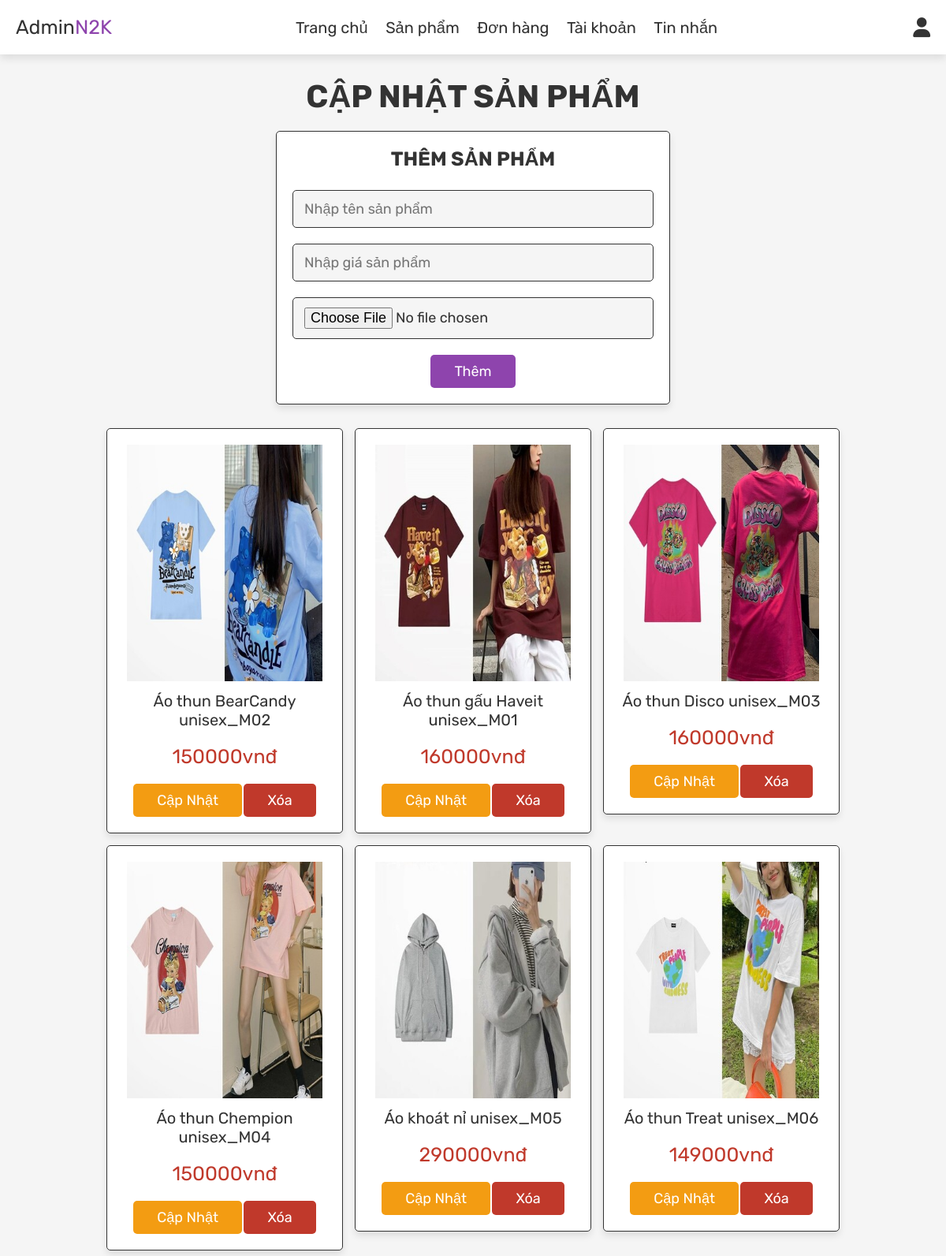
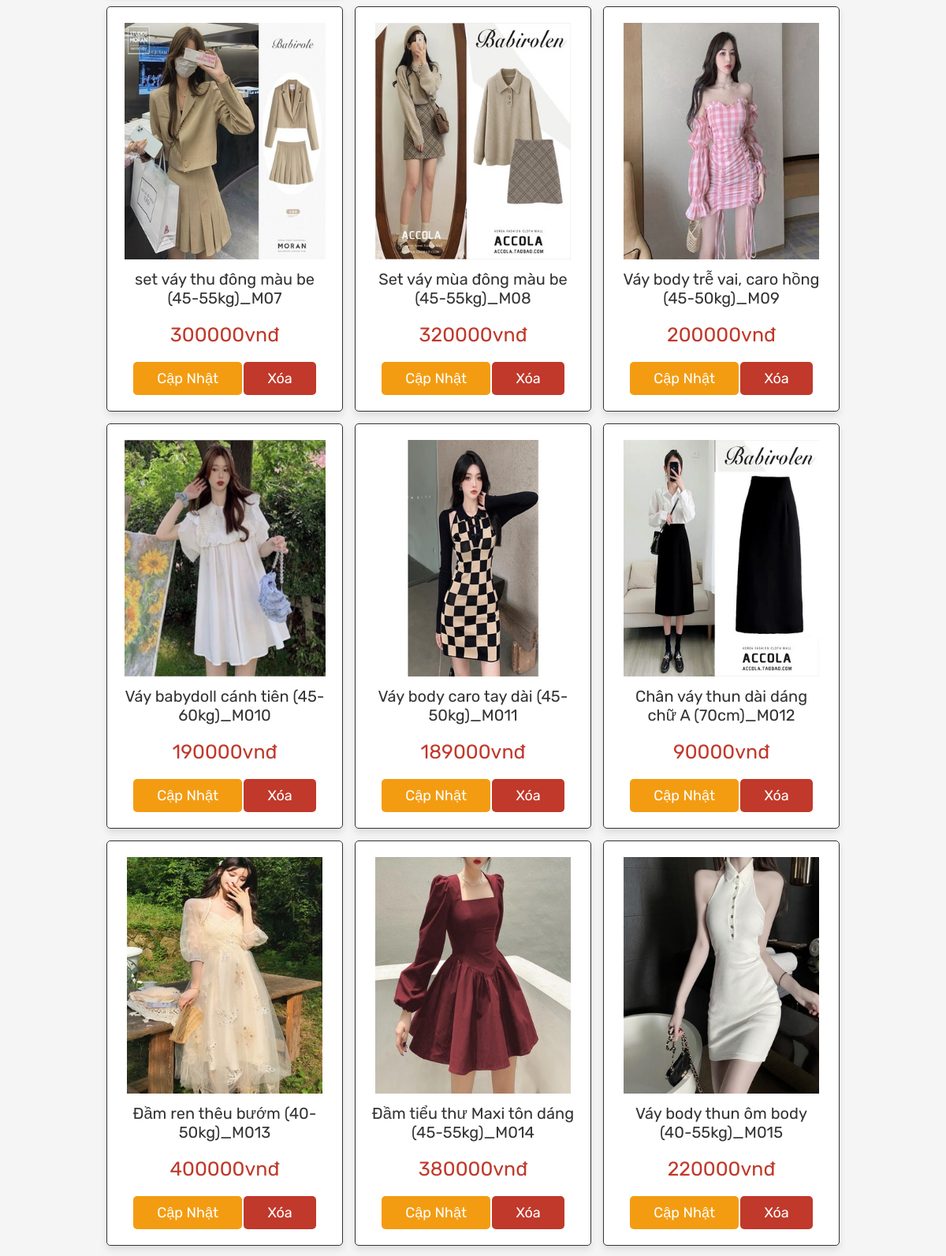
Screenshot of /admin_products.php (signed in, upper part) with the database file from the repository (2 pictures, top to bottom).
### tables this page shows
CREATE TABLE `products` (
  `id` int(100) NOT NULL,
  `name` varchar(100) NOT NULL,
  `price` int(100) NOT NULL,
  `image` varchar(100) NOT NULL
);

### admin_products.php (the view, shortened to what this page needs)
<?php
include 'config.php';
?>
<!DOCTYPE html>
<html lang="en">
<head>
   <link rel="stylesheet" href="https://cdnjs.cloudflare.com/ajax/libs/font-awesome/6.0.0/css/all.min.css">
   <link rel="stylesheet" href="css/admin_style.css">
</head>
<body>
<?php include 'admin_header.php'; ?>
<section class="add-products">
   <h1 class="title">Cập nhật sản phẩm</h1>
   <form action="" method="post" enctype="multipart/form-data">
      <h3>Thêm sản phẩm</h3>
      <input type="text" name="name" class="box" placeholder="Nhập tên sản phẩm" required>
      <input type="number" min="0" name="price" class="box" placeholder="Nhập giá sản phẩm" required>
      <input type="file" name="image" accept="image/jpg, image/jpeg, image/png" class="box" required>
      <input type="submit" value="thêm" name="add_product" class="btn">
   </form>
</section>
<section class="show-products">
   <div class="box-container">
      <?php
         $select_products = mysqli_query($conn, "SELECT * FROM `products`") or die('query failed');
         if(mysqli_num_rows($select_products) > 0){
            while($fetch_products = mysqli_fetch_assoc($select_products)){
      ?>
      <div class="box">
         <img src="uploaded_img/<?php echo $fetch_products['image']; ?>" alt="">
         <div class="name"><?php echo $fetch_products['name']; ?></div>
         <div class="price"><?php echo $fetch_products['price']; ?>vnđ</div>
         <a href="admin_products.php?update=<?php echo $fetch_products['id']; ?>" class="option-btn">cập nhật</a>
         <a href="admin_products.php?delete=<?php echo $fetch_products['id']; ?>" class="delete-btn" onclick="return confirm('delete this product?');">xóa</a>
      </div>
      <?php
         }
      }else{
         echo '<p class="empty">Chưa có sản phẩm nào được thêm vào!</p>';
      }
      ?>
   </div>
</section>
</body>
</html>

### css/admin_style.css (style rules this page uses)
:root { --purple:#8e44ad; --red:#c0392b; --orange:#f39c12; --black:#333; --white:#fff; --light-color:#666; --light-white:#ccc; --light-bg:#f5f5f5; --border:.1rem solid var(--black); --box-shadow:0 .5rem 1rem rgba(0,0,0,.1); }
* { font-family: 'Rubik', sans-serif; margin:0; padding:0; box-sizing: border-box; outline: none; border:none; text-decoration: none; transition:all .2s linear; }
html { font-size: 62.5%; overflow-x: hidden; }
body { background-color: var(--light-bg); }
section { padding:3rem 2rem; }
.title { text-align: center; margin-bottom: 2rem; text-transform: uppercase; color:var(--black); font-size: 4rem; }
.btn, .option-btn, .delete-btn, .white-btn { display: inline-block; margin-top: 1rem; padding:1rem 3rem; cursor: pointer; color:var(--white); font-size: 1.8rem; border-radius: .5rem; text-transform: capitalize; }
.white-btn, .btn { background-color: var(--purple); }
.option-btn { background-color: var(--orange); }
.delete-btn { background-color: var(--red); }
.add-products form { background-color: var(--white); border-radius: .5rem; padding:2rem; text-align: center; box-shadow: var(--box-shadow); border:var(--border); max-width: 50rem; margin:0 auto; }
.add-products form h3 { font-size: 2.5rem; text-transform: uppercase; color:var(--black); margin-bottom: 1.5rem; }
.add-products form .box { width: 100%; background-color: var(--light-bg); border-radius: .5rem; margin:1rem 0; padding:1.2rem 1.4rem; color:var(--black); font-size: 1.8rem; border:var(--border); }
.show-products .box-container { display: grid; grid-template-columns: repeat(auto-fit, 30rem); justify-content: center; gap:1.5rem; max-width: 1200px; margin:0 auto; align-items: flex-start; }
.show-products { padding-top: 0; }
.show-products .box-container .box { text-align: center; padding:2rem; border-radius: .5rem; border:var(--border); box-shadow: var(--box-shadow); background-color: var(--white); }
.show-products .box-container .box img { height: 30rem; }
.show-products .box-container .box .name { padding:1rem 0; font-size: 2rem; color:var(--black); }
.show-products .box-container .box .price { padding:1rem 0; font-size: 2.5rem; color:var(--red); }

### rows the page displays
products: image (picture), name "Áo thun BearCandy unisex_M02", price "150000"
products: image (picture), name "Áo thun gấu Haveit unisex_M01", price "160000"
products: image (picture), name "Áo thun Disco unisex_M03", price "160000"
products: image (picture), name "Áo thun Chempion unisex_M04", price "150000"
products: image (picture), name "Áo khoát nỉ unisex_M05", price "290000"
products: image (picture), name "Áo thun Treat unisex_M06", price "149000"
products: image (picture), name "set váy thu đông màu be (45-55kg)_M07", price "300000"
products: image (picture), name "Set váy mùa đông màu be (45-55kg)_M08", price "320000"
products: image (picture), name "Váy body trễ vai, caro hồng (45-50kg)_M09", price "200000"
products: image (picture), name "Váy babydoll cánh tiên (45-60kg)_M010", price "190000"
products: image (picture), name "Váy body caro tay dài (45-50kg)_M011", price "189000"
products: image (picture), name "Chân váy thun dài dáng chữ A (70cm)_M012", price "90000"
products: image (picture), name "Đầm ren thêu bướm (40-50kg)_M013", price "400000"
products: image (picture), name "Đầm tiểu thư Maxi tôn dáng (45-55kg)_M014", price "380000"
products: image (picture), name "Váy body thun ôm body (40-55kg)_M015", price "220000"
